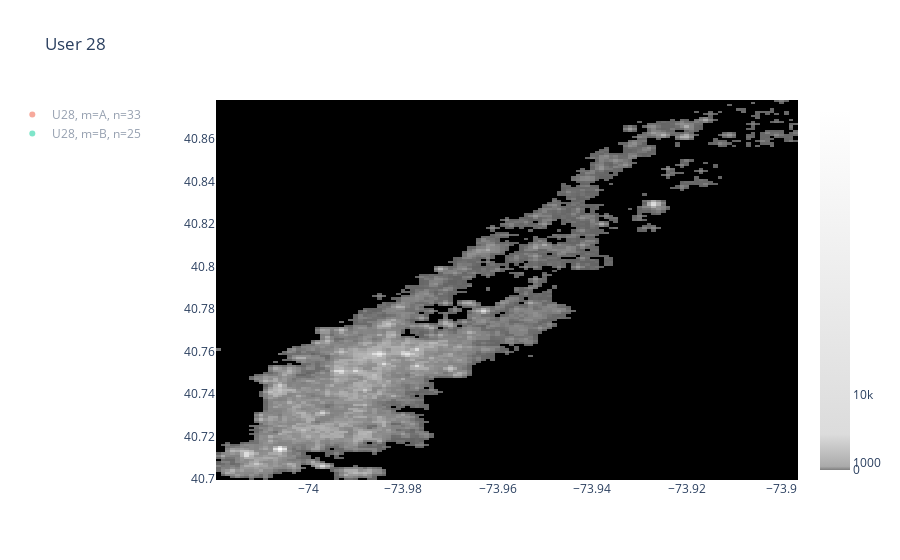

The code cell stored with this chart in its notebook:
### Code cell
plot_scatter(mpp=mpp, df=pop_deduped, uid=28)
